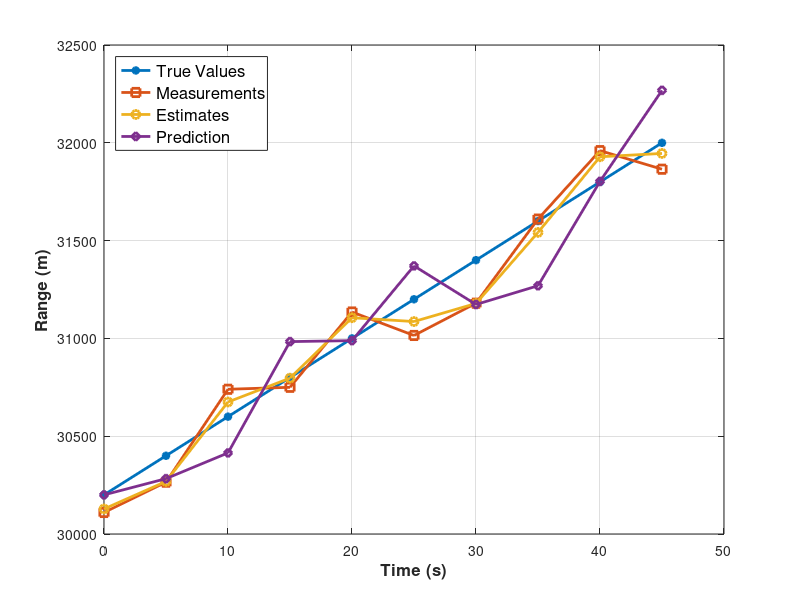

This figure's MATLAB source:
clc, close all, clear all;


% Measurements vector
z = [30110 30265 30740 30750 31135 31015 31180 31610 31960 31865];

% Filter Parameters
alpha = 0.8; 
beta  = 0.5;

% Tracking 
delta_t = 5; % Track cycle

% Initialization 
range_estimate    = 30000; % in meters 
velocity_estimate = 40;

% Prediction at Iteration Zero
range_estimate_pred = zeros(1,length(z));
velocity_estimate_pred = zeros(1,length(z));
range_estimate_pred(1,1)    = range_estimate + (delta_t * velocity_estimate);
velocity_estimate_pred(1,1) =  velocity_estimate;


for ii = 1:length(z)
    
    % State Updates
    range_estimate_current(ii)    = range_estimate_pred(1,ii) + alpha*(z(ii) - range_estimate_pred(1,ii));
    velocity_estimate_current(ii) = velocity_estimate_pred(1,ii) + beta*((z(ii) - range_estimate_pred(1,ii))/delta_t);
    
    % Prediction Updates
    range_estimate_pred(1, ii+1) = range_estimate_current(ii) + (delta_t * velocity_estimate_current(ii));
    velocity_estimate_pred(1,ii+1) = velocity_estimate_current(ii);
end

% Time
time = 0:5:(length(z)-1)*5;

% True Value
true_range = range_estimate + ((time+5) * velocity_estimate); 


plot(time, true_range, '-*', 'LineWidth', 2);
hold on;
plot(time, z, '-s', 'LineWidth', 2);
plot(time, range_estimate_current, '-o', 'LineWidth', 2);
plot(time, range_estimate_pred(1:end-1), '-d', 'LineWidth', 2);

xlabel('Time (s)', 'FontSize', 12, 'FontWeight', 'Bold');
ylabel('Range (m)', 'FontSize', 12, 'FontWeight', 'Bold');
grid on;
legend('True Values', 'Measurements', 'Estimates', 'Prediction', 'FontSize', 12, 'Location', 'NorthWest');



